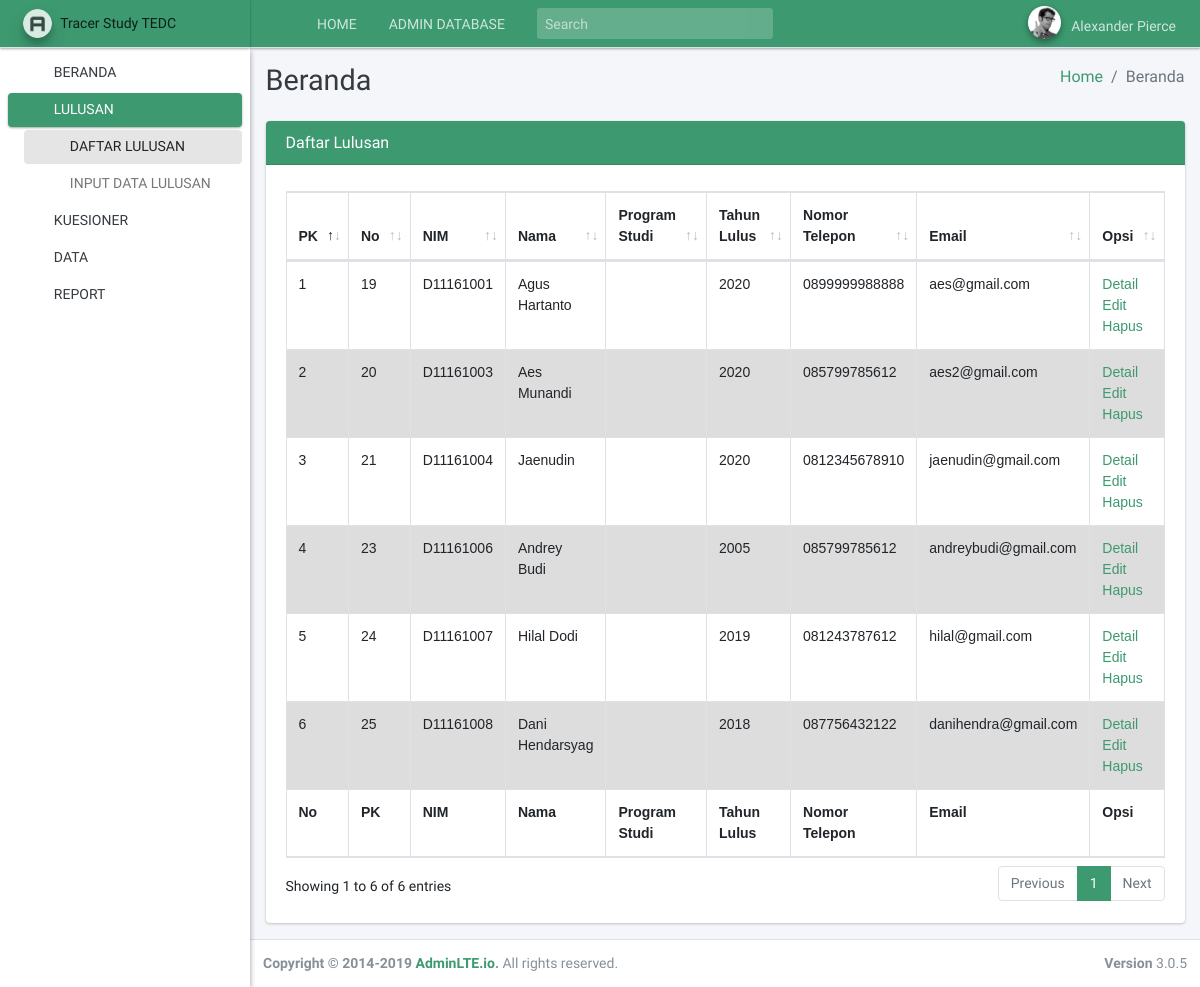
/lulusan/list/ (signed in), run on an earlier commit of the app's database.
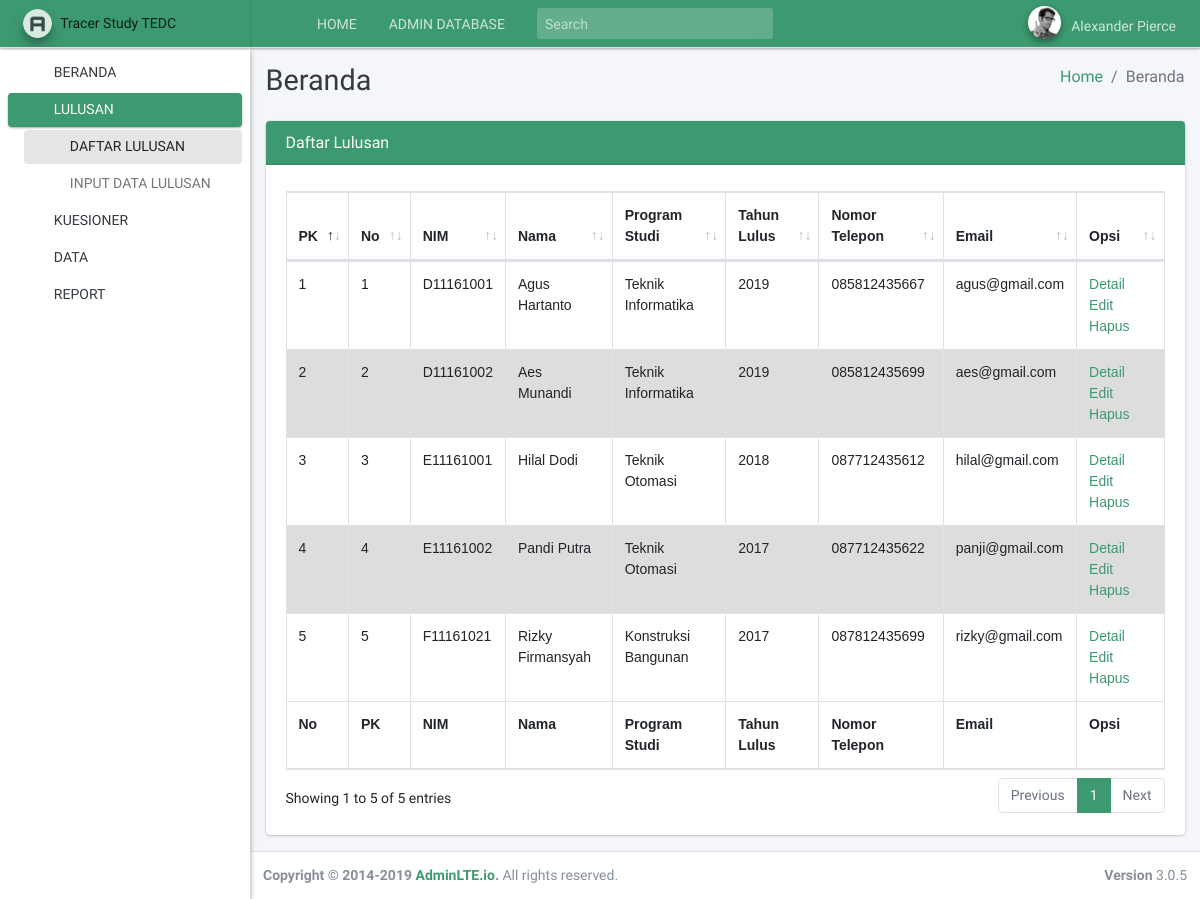
And on a later commit of the database.
### kuesioner/models.py (models this page shows, shortened)
class MasterFSatu(models.Model):
    nomor_mahasiswa     = models.CharField(
                            max_length=12,
                            unique=True)
    DEFAULT_POLTEK = 1
    master_poltek_id    = models.ForeignKey(
                        MasterPoltekTedc,
                        models.SET_NULL,
                        blank=True,
                        null=True,
                        default=DEFAULT_POLTEK,
    )
    master_prodi_id     = models.ForeignKey(
                        MasterProdi,
                        models.SET_NULL,
                        blank=True,
                        null=True,
    )
    LIST_OF_YEAR = []
    for y in range(2004, (datetime.now().year+1)):
        LIST_OF_YEAR.append((y, y))
    tahun_lulus         = models.PositiveSmallIntegerField(
                            choices=LIST_OF_YEAR,
    )
    nama                = models.CharField(max_length=100)
    nomor_telepon       = models.CharField(max_length=13)
    alamat_email        = models.EmailField()
    slug                = models.SlugField(blank=True, editable=False)
    created             = models.DateTimeField(auto_now_add=True)
    updated             = models.DateTimeField(auto_now=True)

### poltektedc/models.py (models this page shows, shortened)
class MasterProdi(models.Model):
    kode            = models.PositiveIntegerField()
    nama            = models.CharField(max_length=100)
    STATUS_PRODI = (
        ('A', 'Aktif'),
        ('T', 'Tutup'),
    )
    status          = models.CharField(
                        max_length=5,
                        choices=STATUS_PRODI,
                        default='Tutup',
    )
    LIST_DIPLOMA = (
        ('D1', 'Diploma 1 (Satu)'),
        ('D3', 'Diploma 3 (Tiga)'),
        ('D4', 'Diploma 4 (Empat)'),
    )
    jejang          = models.CharField(
                        max_length=2,
                        choices=LIST_DIPLOMA,
    )
    created         = models.DateTimeField(auto_now_add=True)
    updated         = models.DateTimeField(auto_now=True)
    class Meta :
        ordering = ['nama']

### lulusan/views.py (the view)
# urls.py: path('list/', login_required(LulusanListView.as_view()), name='list'),
class LulusanListView(ListView):
    model               = MasterFSatu
    context_object_name = 'list_of_lulusan'
    template_name       = 'lulusan/lulusan_list.html'
    extra_context       = {
        'title': 'Daftar Lulusan',
        'nav_item_lulusan': 'menu-open',
        'nav_status_lulusan': 'active',
        'nav_status_daftar_lulusan': 'active',
    }
    def get_context_data(self, *args, **kwargs):
        self.kwargs.update(self.extra_context)
        kwargs = self.kwargs
        return super().get_context_data(*args, **kwargs)

### lulusan/templates/lulusan/lulusan_list.html (shortened to what this page needs)
{% extends 'base.html' %}
{% load static %}
{% block stylesheets %}
    {% include 'lib/_styles.html' %}
    <link rel="stylesheet" href="{% static 'admin-lte/plugins/datatables-bs4/css/dataTables.bootstrap4.min.css' %}">
    <link rel="stylesheet" href="{% static 'admin-lte/plugins/datatables-responsive/css/responsive.bootstrap4.min.css' %}">
{% endblock  %}
{% block content %}
    <div class="row">
        <div class="col-12">
            <div class="card card-olive text-sm">
                <div class="card-header">
                    <h3 class="card-title">{{title}}</h3>
                </div>
                <div class="card-body">
                    <table id="example2" class="table table-bordered table-hover">
                        <thead>
                            <tr>
                                <th>PK</th>
                                <th>No</th>
                                <th>NIM</th>
                                <th>Nama</th>
                                <th>Program Studi</th>
                                <th>Tahun Lulus</th>
                                <th>Nomor Telepon</th>
                                <th>Email</th>
                                <th>Opsi</th>
                            </tr>
                        </thead>
                        <tbody>
                        {% for lulusan in list_of_lulusan %}
                            <tr>
                                <td>{{forloop.counter}}</td>
                                <td>{{lulusan.pk}}</td>
                                <td>{{lulusan.nomor_mahasiswa}}</td>
                                <td>{{lulusan.nama}}</td>
                                <td>{{lulusan.master_prodi_id.nama}}</td>
                                <td>{{lulusan.tahun_lulus}}</td>
                                <td>{{lulusan.nomor_telepon}}</td>
                                <td>{{lulusan.alamat_email}}</td>
                                <td>
                                    <a href="{% url 'lulusan:detail' lulusan.slug %}">Detail</a>
                                    <a href="{% url 'lulusan:update' lulusan.pk %}">Edit</a>
                                    <a href="{% url 'lulusan:delete' lulusan.pk %}">Hapus</a>
                                </td>
                            </tr>
                        {% endfor %}
                        </tbody>
                        <tfoot>
                            <tr>
                                <th>No</th>
                                <th>PK</th>
                                <th>NIM</th>
                                <th>Nama</th>
                                <th>Program Studi</th>
                                <th>Tahun Lulus</th>
                                <th>Nomor Telepon</th>
                                <th>Email</th>
                                <th>Opsi</th>
                            </tr>
                        </tfoot>
                    </table>
                </div>
            </div>
        </div>
    </div>
{% endblock %}

### templates/base.html (shortened to what this page needs)
{% load static %}
{% load humanize %}
<!DOCTYPE html>
<html>
<head>
    {% block stylesheets %}{% endblock  %}
</head>
<body class="hold-transition layout-navbar-fixed accent-olive">
{% block body %}
  <div class="wrapper">
    {% block nav_header %}
        {% include 'lib/_main_header.html' %}
    {% endblock  %}
    {% block nav_sidebar %}
      {% include 'lib/_main_sidebar.html' %}
    {% endblock  %}
    {% block content_wrapper %}
      <div class="content-wrapper">
        {% block content_header %}
          {% include 'lib/_content_header.html' %}
        {% endblock  %}
        {% block content_outer %}
        <section class="content">
          <div class="container-fluid">
            {% block content %}{% endblock  %}
          </div>
        </section>
        {% endblock  %}
      </div>
      {% endblock  %}
      {% block nav_footer %}
        {% include 'lib/_main_footer.html' %}
      {% endblock  %}
  </div>
{% endblock body %}
</body>
</html>

### templates/lib/_styles.html (shortened to what this page needs)
{% load static %}
<link rel="stylesheet" href="{% static 'admin-lte/plugins/fontawesome-free/css/all.min.css' %} ">
<link rel="stylesheet" href="https://code.ionicframework.com/ionicons/2.0.1/css/ionicons.min.css">
<link rel="stylesheet" href=" {% static 'admin-lte/plugins/tempusdominus-bootstrap-4/css/tempusdominus-bootstrap-4.min.css' %} ">
<link rel="stylesheet" href=" {% static 'admin-lte/plugins/icheck-bootstrap/icheck-bootstrap.min.css' %} ">
<link rel="stylesheet" href=" {% static 'admin-lte/plugins/jqvmap/jqvmap.min.css' %} ">
<link rel="stylesheet" href=" {% static 'admin-lte/dist/css/adminlte.min.css' %} ">
<link rel="stylesheet" href=" {% static 'admin-lte/plugins/overlayScrollbars/css/OverlayScrollbars.min.css' %} ">
<link rel="stylesheet" href=" {% static 'admin-lte/plugins/daterangepicker/daterangepicker.css' %} ">
<link rel="stylesheet" href=" {% static 'admin-lte/plugins/summernote/summernote-bs4.css' %} ">

### templates/lib/_main_header.html (shortened to what this page needs)
{% load static %}
  <nav class="main-header navbar navbar-expand navbar-dark navbar-olive text-sm elevation-1">
    <ul class="navbar-nav">
      <li class="nav-item">
        <a class="nav-link" data-widget="pushmenu" href="#" role="button"><i class="fas fa-bars"></i></a>
      </li>
      <li class="nav-item d-none d-sm-inline-block">
        <a href="{% url 'index' %}" class="nav-link">HOME</a>
      </li>
      <li class="nav-item d-none d-sm-inline-block">
        <a href="{% url 'admin:index' %}" class="nav-link">ADMIN DATABASE</a>
      </li>
    </ul>
    <form class="form-inline ml-3">
      <div class="input-group input-group-sm">
        <input class="form-control form-control-navbar" type="search" placeholder="Search" aria-label="Search">
        <div class="input-group-append">
          <button class="btn btn-navbar" type="submit">
            <i class="fas fa-search"></i>
          </button>
        </div>
      </div>
    </form>
    <ul class="navbar-nav ml-auto">
      <li class="nav-item dropdown user-menu">
        <a href="#" class="nav-link dropdown-toggle" data-toggle="dropdown">
          <img src="{% static 'admin-lte/dist/img/user2-160x160.jpg' %} " class="user-image img-circle elevation-2" alt="User Image">
          <span class="d-none d-md-inline">Alexander Pierce</span>
        </a>
      </li>
    </ul>
  </nav>

### templates/lib/_main_sidebar.html (shortened to what this page needs)
{% load static %}
  <aside class="main-sidebar sidebar-light-olive elevation-2">
    <a href="{% url 'beranda' %}" class="brand-link navbar-olive text-sm elevation-1">
      <img src=" {% static 'admin-lte/dist/img/AdminLTELogo.png' %} " alt="AdminLTE Logo" class="brand-image img-circle elevation-3"
           style="opacity: .8">
      <span class="brand-text font-weight-light"><b>Tracer Study</b> TEDC</span>
    </a>
    <div class="sidebar sidebar-wrapper">
      <nav class="mt-2">
        <ul class="nav nav-pills nav-sidebar flex-column text-sm nav-child-indent nav-compact" data-widget="treeview" role="menu" data-accordion="false">
          <li class="nav-item has-treeview">
            <a href="{% url 'beranda' %}" class="nav-link {{nav_status_beranda}}">
              <i class="nav-icon fas fa-home"></i>
              <p>
                BERANDA
              </p>
            </a>
          </li>
          <li class="nav-item has-treeview {{nav_item_lulusan}}">
            <a href="#" class="nav-link {{nav_status_lulusan}}">
              <i class="nav-icon fas fa-user-graduate"></i>
              <p>
                LULUSAN
                <i class="fas fa-angle-left right"></i>
              </p>
            </a>
            <ul class="nav nav-treeview">
              <li class="nav-item">
                <a href="{% url 'lulusan:list' %}" class="nav-link {{nav_status_daftar_lulusan}}">
                  <i class="fas fa-list-alt nav-icon"></i>
                  <p>DAFTAR LULUSAN</p>
                </a>
              </li>
              <li class="nav-item">
                <a href="{% url 'lulusan:create' %}" class="nav-link {{nav_status_tambah_lulusan}}">
                  <i class="fas fa-user-edit nav-icon"></i>
                  <p>INPUT DATA LULUSAN</p>
                </a>
              </li>
            </ul>
          </li>
          <li class="nav-item has-treeview {{nav_item_kuesioner}}">
            <a href="#" class="nav-link {{nav_status_kuesioner}}">
              <i class="nav-icon fas fa-paper-plane"></i>
              <p>
                KUESIONER
                <i class="right fas fa-angle-left"></i>
              </p>
            </a>
          </li>
          <li class="nav-item has-treeview {{nav_item_responden}}">
            <a href="#" class="nav-link {{nav_status_responden}}">
              <i class="nav-icon  fas fa-database"></i>
              <p>
                DATA
                <i class="fas fa-angle-left right"></i>
              </p>
            </a>
          </li>
          <li class="nav-item has-treeview {{nav_item_report}}">
            <a href="#" class="nav-link {{nav_status_report}}">
              <i class="nav-icon fas fa-chart-pie"></i>
              <p>
                REPORT
                <i class="fas fa-angle-left right"></i>
              </p>
            </a>
          </li>
        </ul>
      </nav><br><br><br>
    </div>
  </aside>

### templates/lib/_content_header.html
{% load static %}
<div class="content-header">
    <div class="container-fluid">
    <div class="row mb-2">
        <div class="col-sm-6">
        <h1 class="m-0 text-dark">Beranda</h1>
        </div>
        <div class="col-sm-6">
        <ol class="breadcrumb float-sm-right">
            <li class="breadcrumb-item"><a href="#">Home</a></li>
            <li class="breadcrumb-item active">Beranda</li>
        </ol>
        </div>
    </div>
    </div>
</div>

### templates/lib/_main_footer.html
{% load static %}
<footer class="main-footer text-sm">
    <strong>Copyright &copy; 2014-2019 <a href="http://adminlte.io">AdminLTE.io</a>.</strong>
    All rights reserved.
    <div class="float-right d-none d-sm-inline-block">
      <b>Version</b> 3.0.5
    </div>
</footer>

### templates/lib/_sidebar_control.html (shortened to what this page needs)
{% load static %}

### templates/lib/_scripts.html (shortened to what this page needs)
{% load static %}

### templates/lib/_styles.html (style rules this page uses)
table { font-family: arial, sans-serif; border-collapse: collapse; width: 100%; }
td, th { border: 1px solid #dddddd; text-align: left; padding: 8px; }
tr:nth-child(even) { background-color: #dddddd; }

What changed in the data, as far as the page shows it:
removed MasterFSatu: pk "19", nomor_mahasiswa "D11161001", nama "Agus Hartanto", tahun_lulus "2020", nomor_telepon "0899999988888", alamat_email "aes@gmail.com"
removed MasterFSatu: pk "20", nomor_mahasiswa "D11161003", nama "Aes Munandi", tahun_lulus "2020", nomor_telepon "085799785612", alamat_email "aes2@gmail.com"
removed MasterFSatu: pk "21", nomor_mahasiswa "D11161004", nama "Jaenudin", tahun_lulus "2020", nomor_telepon "0812345678910", alamat_email "jaenudin@gmail.com"
removed MasterFSatu: pk "23", nomor_mahasiswa "D11161006", nama "Andrey Budi", tahun_lulus "2005", nomor_telepon "085799785612", alamat_email "andreybudi@gmail.com"
removed MasterFSatu: pk "24", nomor_mahasiswa "D11161007", nama "Hilal Dodi", tahun_lulus "2019", nomor_telepon "081243787612", alamat_email "hilal@gmail.com"
removed MasterFSatu: pk "25", nomor_mahasiswa "D11161008", nama "Dani Hendarsyag", tahun_lulus "2018", nomor_telepon "087756432122", alamat_email "danihendra@gmail.com"
added MasterFSatu: pk "1", nomor_mahasiswa "D11161001", nama "Agus Hartanto", master_prodi_id.nama "Teknik Informatika", tahun_lulus "2019", nomor_telepon "085812435667", alamat_email "agus@gmail.com"
added MasterFSatu: pk "2", nomor_mahasiswa "D11161002", nama "Aes Munandi", master_prodi_id.nama "Teknik Informatika", tahun_lulus "2019", nomor_telepon "085812435699", alamat_email "aes@gmail.com"
added MasterFSatu: pk "3", nomor_mahasiswa "E11161001", nama "Hilal Dodi", master_prodi_id.nama "Teknik Otomasi", tahun_lulus "2018", nomor_telepon "087712435612", alamat_email "hilal@gmail.com"
added MasterFSatu: pk "4", nomor_mahasiswa "E11161002", nama "Pandi Putra", master_prodi_id.nama "Teknik Otomasi", tahun_lulus "2017", nomor_telepon "087712435622", alamat_email "panji@gmail.com"
added MasterFSatu: pk "5", nomor_mahasiswa "F11161021", nama "Rizky Firmansyah", master_prodi_id.nama "Konstruksi Bangunan", tahun_lulus "2017", nomor_telepon "087812435699", alamat_email "rizky@gmail.com"
Also different on the page:
text written by a page script: "Showing 1 to 6 of 6 entries Previous 1 Next" → "Showing 1 to 5 of 5 entries Previous 1 Next"
